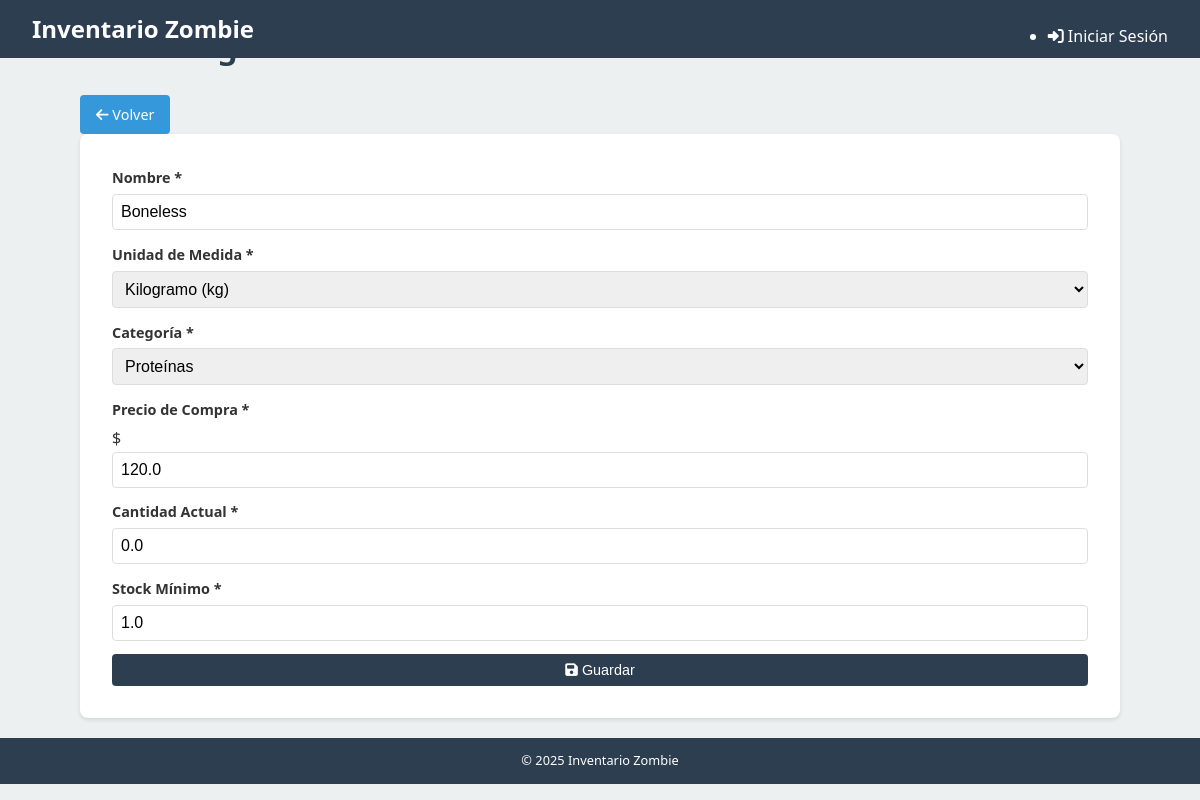
Page /ingredientes/editar/10 on the earlier database version.
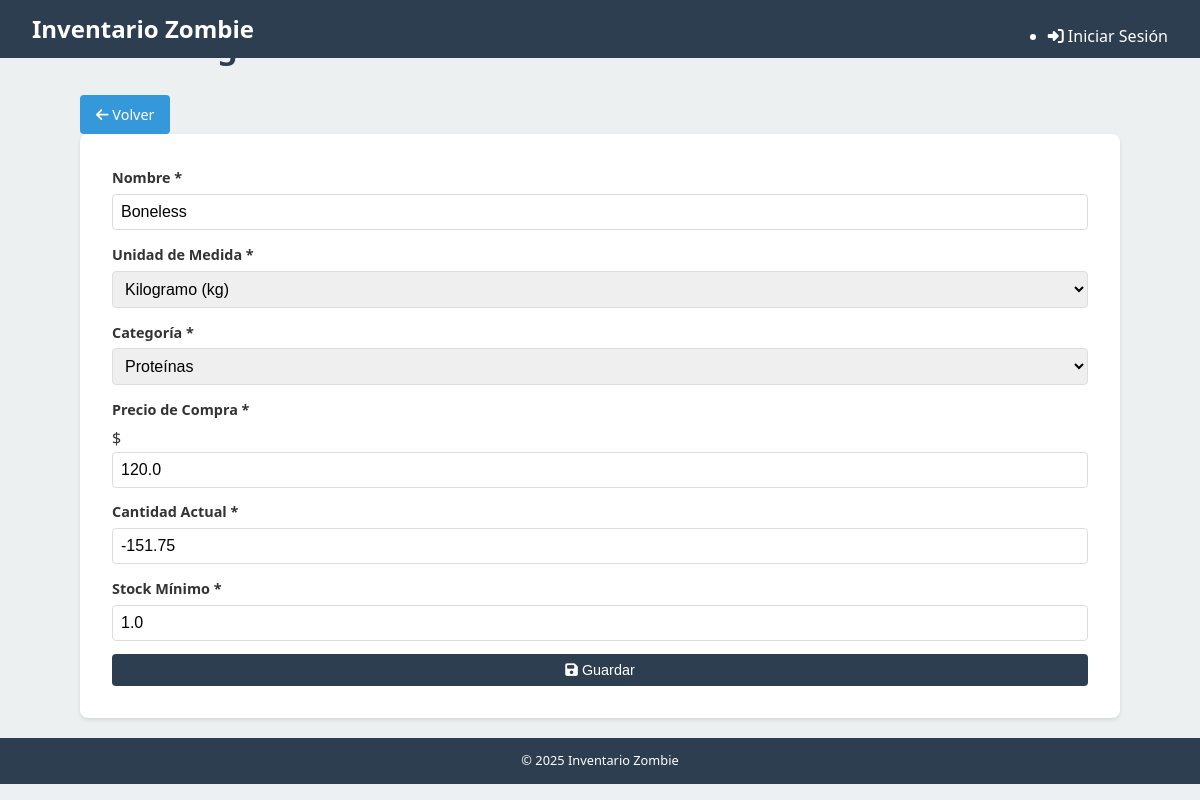
Same page on the later database version.
### tables this page shows
CREATE TABLE Ingredientes (
    id INTEGER PRIMARY KEY AUTOINCREMENT,
    nombre TEXT NOT NULL UNIQUE,
    unidad_medida TEXT NOT NULL,
    precio_compra REAL,
    cantidad_actual REAL NOT NULL DEFAULT 0,
    stock_minimo REAL
, categoria TEXT);

### routes/ingredientes.py (the view)
@ingredientes_web_bp.route('/editar/<int:id>', methods=['GET'])
def editar(id):
    db = get_db()
    cursor = db.execute('SELECT * FROM Ingredientes WHERE id = ?', (id,))
    row = cursor.fetchone()
    if row is None:
        return render_template('error.html', message='Ingrediente no encontrado'), 404
    ingrediente = dict(
        id=row['id'],
        nombre=row['nombre'],
        unidad_medida=row['unidad_medida'],
        precio_compra=row['precio_compra'],
        cantidad_actual=row['cantidad_actual'],
        stock_minimo=row['stock_minimo']
    )
    try:
        ingrediente['categoria'] = row['categoria']
    except (IndexError, KeyError):
        ingrediente['categoria'] = None
    return render_template('ingredientes/formulario.html', ingrediente=ingrediente)

### app.py (called while the page is built)
@app.template_global()
def now():
    return datetime.datetime.now()

@app.after_request
def add_cors_headers(response):
    response.headers.add('Access-Control-Allow-Origin', '*')
    response.headers.add('Access-Control-Allow-Headers', 'Content-Type,Authorization')
    response.headers.add('Access-Control-Allow-Methods', 'GET,PUT,POST,DELETE,OPTIONS')
    return response

### database.py (called while the page is built)
def get_db():
    if 'db' not in g:
        g.db = sqlite3.connect(
            current_app.config['DATABASE'],
            detect_types=sqlite3.PARSE_DECLTYPES
        )
        g.db.row_factory = sqlite3.Row
    return g.db

### templates/ingredientes/formulario.html (shortened to what this page needs)
{% extends "layout.html" %}
{% block content %}
<div class="page-header">
    <h1>{% if ingrediente %}Editar Ingrediente{% else %}Nuevo Ingrediente{% endif %}</h1>
    <a href="{{ url_for('ingredientes_web.index') }}" class="btn btn-secondary">
        <i class="fas fa-arrow-left"></i> Volver
    </a>
</div>
<form id="ingredient-form" class="mobile-form">
    <div class="form-group">
        <label for="nombre">Nombre <span class="required">*</span></label>
        <input type="text" id="nombre" name="nombre" required
               value="{{ ingrediente.nombre if ingrediente else '' }}">
    </div>
    <div class="form-group">
        <label for="unidad_medida">Unidad de Medida <span class="required">*</span></label>
        <select id="unidad_medida" name="unidad_medida" required>
            <option value="kg" {% if ingrediente and ingrediente.unidad_medida == 'kg' %}selected{% endif %}>Kilogramo (kg)</option>
        </select>
    </div>
    <div class="form-group">
        <label for="categoria">Categoría <span class="required">*</span></label>
        <select id="categoria" name="categoria" required>
            <option value="Proteínas" {% if ingrediente and ingrediente.get('categoria') == 'Proteínas' %}selected{% endif %}>Proteínas</option>
        </select>
    </div>
    <div class="form-group">
        <label for="precio_compra">Precio de Compra <span class="required">*</span></label>
        <div class="input-addon">
            <span class="addon-prefix">$</span>
            <input type="number" id="precio_compra" name="precio_compra" step="0.01" min="0" required
                   value="{{ ingrediente.precio_compra if ingrediente else '' }}">
        </div>
    </div>
    <div class="form-group">
        <label for="cantidad_actual">Cantidad Actual <span class="required">*</span></label>
        <input type="number" id="cantidad_actual" name="cantidad_actual" step="0.01" min="0" required
               value="{{ ingrediente.cantidad_actual if ingrediente else '0' }}">
    </div>
    <div class="form-group">
        <label for="stock_minimo">Stock Mínimo <span class="required">*</span></label>
        <input type="number" id="stock_minimo" name="stock_minimo" step="0.01" min="0" required
               value="{{ ingrediente.stock_minimo if ingrediente else '0' }}">
    </div>
    <div class="form-actions">
        <button type="submit" class="btn btn-primary btn-block">
            <i class="fas fa-save"></i> Guardar
        </button>
    </div>
</form>
{% endblock %}

Differences in the rows shown:
changed Ingredientes "Boneless": cantidad_actual "0.0" → "-151.75"
